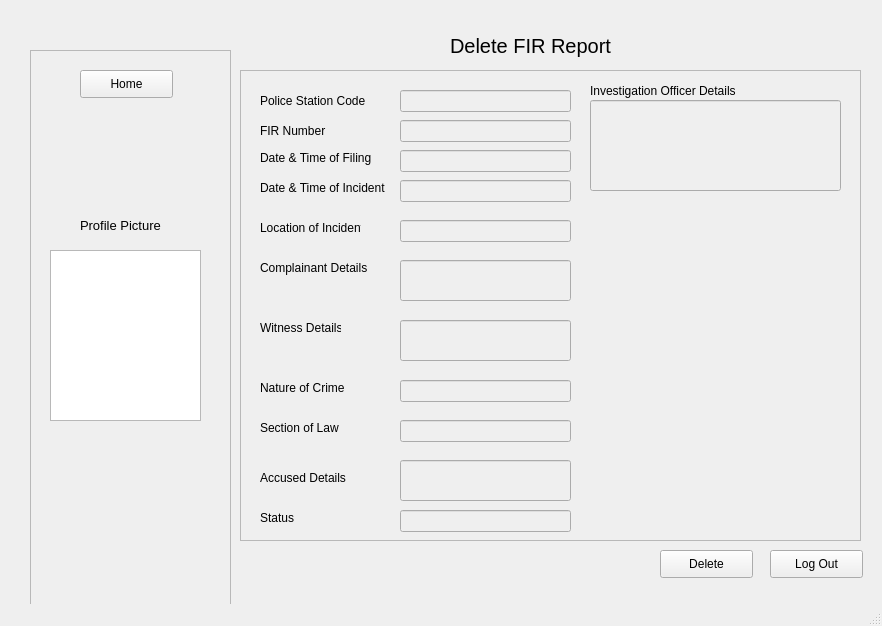
<?xml version="1.0" encoding="UTF-8"?>
<ui version="4.0">
 <class>MainWindow</class>
 <widget class="QMainWindow" name="MainWindow">
  <property name="enabled">
   <bool>true</bool>
  </property>
  <property name="geometry">
   <rect>
    <x>0</x>
    <y>0</y>
    <width>882</width>
    <height>626</height>
   </rect>
  </property>
  <property name="windowTitle">
   <string>MainWindow</string>
  </property>
  <widget class="QWidget" name="centralwidget">
   <widget class="QFrame" name="frame">
    <property name="geometry">
     <rect>
      <x>30</x>
      <y>50</y>
      <width>201</width>
      <height>681</height>
     </rect>
    </property>
    <property name="frameShape">
     <enum>QFrame::StyledPanel</enum>
    </property>
    <property name="frameShadow">
     <enum>QFrame::Raised</enum>
    </property>
    <widget class="QPushButton" name="home_button">
     <property name="enabled">
      <bool>true</bool>
     </property>
     <property name="geometry">
      <rect>
       <x>50</x>
       <y>20</y>
       <width>93</width>
       <height>28</height>
      </rect>
     </property>
     <property name="text">
      <string>Home</string>
     </property>
    </widget>
    <widget class="QLabel" name="label">
     <property name="geometry">
      <rect>
       <x>50</x>
       <y>160</y>
       <width>121</width>
       <height>31</height>
      </rect>
     </property>
     <property name="font">
      <font>
       <pointsize>10</pointsize>
      </font>
     </property>
     <property name="text">
      <string>Profile Picture</string>
     </property>
    </widget>
    <widget class="QGraphicsView" name="graphicsView">
     <property name="geometry">
      <rect>
       <x>20</x>
       <y>200</y>
       <width>151</width>
       <height>171</height>
      </rect>
     </property>
    </widget>
   </widget>
   <widget class="QLabel" name="label_2">
    <property name="geometry">
     <rect>
      <x>450</x>
      <y>10</y>
      <width>441</width>
      <height>71</height>
     </rect>
    </property>
    <property name="font">
     <font>
      <pointsize>15</pointsize>
     </font>
    </property>
    <property name="text">
     <string>Delete FIR Report</string>
    </property>
   </widget>
   <widget class="QPushButton" name="logout_button">
    <property name="geometry">
     <rect>
      <x>770</x>
      <y>550</y>
      <width>93</width>
      <height>28</height>
     </rect>
    </property>
    <property name="text">
     <string>Log Out</string>
    </property>
   </widget>
   <widget class="QPushButton" name="delete_button">
    <property name="geometry">
     <rect>
      <x>660</x>
      <y>550</y>
      <width>93</width>
      <height>28</height>
     </rect>
    </property>
    <property name="text">
     <string>Delete</string>
    </property>
   </widget>
   <widget class="QFrame" name="frame_2">
    <property name="geometry">
     <rect>
      <x>240</x>
      <y>70</y>
      <width>621</width>
      <height>471</height>
     </rect>
    </property>
    <property name="frameShape">
     <enum>QFrame::StyledPanel</enum>
    </property>
    <property name="frameShadow">
     <enum>QFrame::Raised</enum>
    </property>
    <widget class="QLabel" name="label_3">
     <property name="geometry">
      <rect>
       <x>20</x>
       <y>50</y>
       <width>81</width>
       <height>21</height>
      </rect>
     </property>
     <property name="text">
      <string>FIR Number</string>
     </property>
    </widget>
    <widget class="QLabel" name="label_7">
     <property name="geometry">
      <rect>
       <x>20</x>
       <y>80</y>
       <width>121</width>
       <height>16</height>
      </rect>
     </property>
     <property name="text">
      <string>Date &amp; Time of Filing</string>
     </property>
    </widget>
    <widget class="QLineEdit" name="fir_display">
     <property name="enabled">
      <bool>false</bool>
     </property>
     <property name="geometry">
      <rect>
       <x>160</x>
       <y>50</y>
       <width>171</width>
       <height>22</height>
      </rect>
     </property>
    </widget>
    <widget class="QLabel" name="label_12">
     <property name="geometry">
      <rect>
       <x>20</x>
       <y>150</y>
       <width>101</width>
       <height>16</height>
      </rect>
     </property>
     <property name="text">
      <string>Location of Incident</string>
     </property>
    </widget>
    <widget class="QLineEdit" name="complain_display">
     <property name="enabled">
      <bool>false</bool>
     </property>
     <property name="geometry">
      <rect>
       <x>160</x>
       <y>190</y>
       <width>171</width>
       <height>41</height>
      </rect>
     </property>
     <property name="text">
      <string/>
     </property>
    </widget>
    <widget class="QLabel" name="label_13">
     <property name="geometry">
      <rect>
       <x>20</x>
       <y>190</y>
       <width>121</width>
       <height>16</height>
      </rect>
     </property>
     <property name="text">
      <string>Complainant Details</string>
     </property>
    </widget>
    <widget class="QLabel" name="label_14">
     <property name="geometry">
      <rect>
       <x>20</x>
       <y>250</y>
       <width>81</width>
       <height>16</height>
      </rect>
     </property>
     <property name="text">
      <string>Witness Details</string>
     </property>
    </widget>
    <widget class="QLineEdit" name="witness_detail_display">
     <property name="enabled">
      <bool>false</bool>
     </property>
     <property name="geometry">
      <rect>
       <x>160</x>
       <y>250</y>
       <width>171</width>
       <height>41</height>
      </rect>
     </property>
    </widget>
    <widget class="QLabel" name="label_15">
     <property name="geometry">
      <rect>
       <x>20</x>
       <y>350</y>
       <width>101</width>
       <height>16</height>
      </rect>
     </property>
     <property name="text">
      <string>Section of Law</string>
     </property>
    </widget>
    <widget class="QLineEdit" name="accused_detail_display">
     <property name="enabled">
      <bool>false</bool>
     </property>
     <property name="geometry">
      <rect>
       <x>160</x>
       <y>390</y>
       <width>171</width>
       <height>41</height>
      </rect>
     </property>
     <property name="text">
      <string/>
     </property>
    </widget>
    <widget class="QLabel" name="label_16">
     <property name="geometry">
      <rect>
       <x>20</x>
       <y>400</y>
       <width>111</width>
       <height>16</height>
      </rect>
     </property>
     <property name="text">
      <string>Accused Details</string>
     </property>
    </widget>
    <widget class="QLabel" name="label_17">
     <property name="geometry">
      <rect>
       <x>20</x>
       <y>440</y>
       <width>111</width>
       <height>16</height>
      </rect>
     </property>
     <property name="text">
      <string>Status</string>
     </property>
    </widget>
    <widget class="QLabel" name="label_18">
     <property name="geometry">
      <rect>
       <x>20</x>
       <y>310</y>
       <width>101</width>
       <height>16</height>
      </rect>
     </property>
     <property name="text">
      <string>Nature of Crime</string>
     </property>
    </widget>
    <widget class="QLabel" name="label_19">
     <property name="geometry">
      <rect>
       <x>350</x>
       <y>0</y>
       <width>161</width>
       <height>41</height>
      </rect>
     </property>
     <property name="text">
      <string>Investigation Officer Details</string>
     </property>
    </widget>
    <widget class="QLineEdit" name="officer_detail_display">
     <property name="enabled">
      <bool>false</bool>
     </property>
     <property name="geometry">
      <rect>
       <x>350</x>
       <y>30</y>
       <width>251</width>
       <height>91</height>
      </rect>
     </property>
    </widget>
    <widget class="QLabel" name="label_8">
     <property name="geometry">
      <rect>
       <x>20</x>
       <y>110</y>
       <width>141</width>
       <height>16</height>
      </rect>
     </property>
     <property name="text">
      <string>Date &amp; Time of Incident</string>
     </property>
    </widget>
    <widget class="QLabel" name="label_4">
     <property name="geometry">
      <rect>
       <x>20</x>
       <y>20</y>
       <width>121</width>
       <height>21</height>
      </rect>
     </property>
     <property name="text">
      <string>Police Station Code</string>
     </property>
    </widget>
    <widget class="QLineEdit" name="date_file_display">
     <property name="enabled">
      <bool>false</bool>
     </property>
     <property name="geometry">
      <rect>
       <x>160</x>
       <y>80</y>
       <width>171</width>
       <height>22</height>
      </rect>
     </property>
    </widget>
    <widget class="QLineEdit" name="date_inc_display">
     <property name="enabled">
      <bool>false</bool>
     </property>
     <property name="geometry">
      <rect>
       <x>160</x>
       <y>110</y>
       <width>171</width>
       <height>22</height>
      </rect>
     </property>
    </widget>
    <widget class="QLineEdit" name="station_display">
     <property name="enabled">
      <bool>false</bool>
     </property>
     <property name="geometry">
      <rect>
       <x>160</x>
       <y>20</y>
       <width>171</width>
       <height>22</height>
      </rect>
     </property>
    </widget>
    <widget class="QLineEdit" name="location_display">
     <property name="enabled">
      <bool>false</bool>
     </property>
     <property name="geometry">
      <rect>
       <x>160</x>
       <y>150</y>
       <width>171</width>
       <height>22</height>
      </rect>
     </property>
    </widget>
    <widget class="QLineEdit" name="nature_display">
     <property name="enabled">
      <bool>false</bool>
     </property>
     <property name="geometry">
      <rect>
       <x>160</x>
       <y>310</y>
       <width>171</width>
       <height>22</height>
      </rect>
     </property>
    </widget>
    <widget class="QLineEdit" name="section_display">
     <property name="enabled">
      <bool>false</bool>
     </property>
     <property name="geometry">
      <rect>
       <x>160</x>
       <y>350</y>
       <width>171</width>
       <height>22</height>
      </rect>
     </property>
    </widget>
    <widget class="QLineEdit" name="status_display">
     <property name="enabled">
      <bool>false</bool>
     </property>
     <property name="geometry">
      <rect>
       <x>160</x>
       <y>440</y>
       <width>171</width>
       <height>22</height>
      </rect>
     </property>
    </widget>
   </widget>
  </widget>
  <widget class="QMenuBar" name="menubar">
   <property name="geometry">
    <rect>
     <x>0</x>
     <y>0</y>
     <width>882</width>
     <height>21</height>
    </rect>
   </property>
  </widget>
  <widget class="QStatusBar" name="statusbar"/>
 </widget>
 <resources/>
 <connections/>
</ui>
